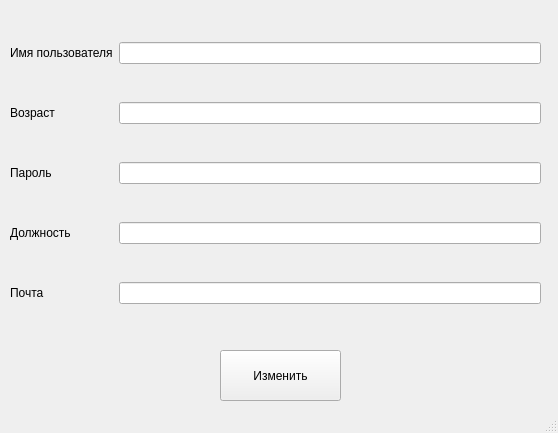
<?xml version="1.0" encoding="UTF-8"?>
<ui version="4.0">
 <class>MainWindow</class>
 <widget class="QMainWindow" name="MainWindow">
  <property name="geometry">
   <rect>
    <x>0</x>
    <y>0</y>
    <width>558</width>
    <height>433</height>
   </rect>
  </property>
  <property name="windowTitle">
   <string>Изменение данных о пользователе</string>
  </property>
  <widget class="QWidget" name="centralwidget">
   <widget class="QPushButton" name="pushButton_3">
    <property name="geometry">
     <rect>
      <x>220</x>
      <y>350</y>
      <width>121</width>
      <height>51</height>
     </rect>
    </property>
    <property name="text">
     <string>Изменить</string>
    </property>
   </widget>
   <widget class="QWidget" name="">
    <property name="geometry">
     <rect>
      <x>10</x>
      <y>10</y>
      <width>531</width>
      <height>331</height>
     </rect>
    </property>
    <layout class="QGridLayout" name="gridLayout">
     <item row="0" column="0">
      <widget class="QLabel" name="label_14">
       <property name="text">
        <string>Имя пользователя</string>
       </property>
      </widget>
     </item>
     <item row="0" column="1">
      <widget class="QLineEdit" name="lineEdit_10"/>
     </item>
     <item row="3" column="0">
      <widget class="QLabel" name="label_12">
       <property name="text">
        <string>Должность</string>
       </property>
      </widget>
     </item>
     <item row="2" column="0">
      <widget class="QLabel" name="label_13">
       <property name="text">
        <string>Пароль</string>
       </property>
      </widget>
     </item>
     <item row="1" column="1">
      <widget class="QLineEdit" name="lineEdit_13"/>
     </item>
     <item row="1" column="0">
      <widget class="QLabel" name="label_11">
       <property name="text">
        <string>Возраст</string>
       </property>
      </widget>
     </item>
     <item row="2" column="1">
      <widget class="QLineEdit" name="lineEdit_14"/>
     </item>
     <item row="3" column="1">
      <widget class="QLineEdit" name="lineEdit_12"/>
     </item>
     <item row="4" column="0">
      <widget class="QLabel" name="label_10">
       <property name="text">
        <string>Почта</string>
       </property>
      </widget>
     </item>
     <item row="4" column="1">
      <widget class="QLineEdit" name="lineEdit_11"/>
     </item>
    </layout>
   </widget>
  </widget>
  <widget class="QStatusBar" name="statusbar"/>
 </widget>
 <resources/>
 <connections/>
</ui>
